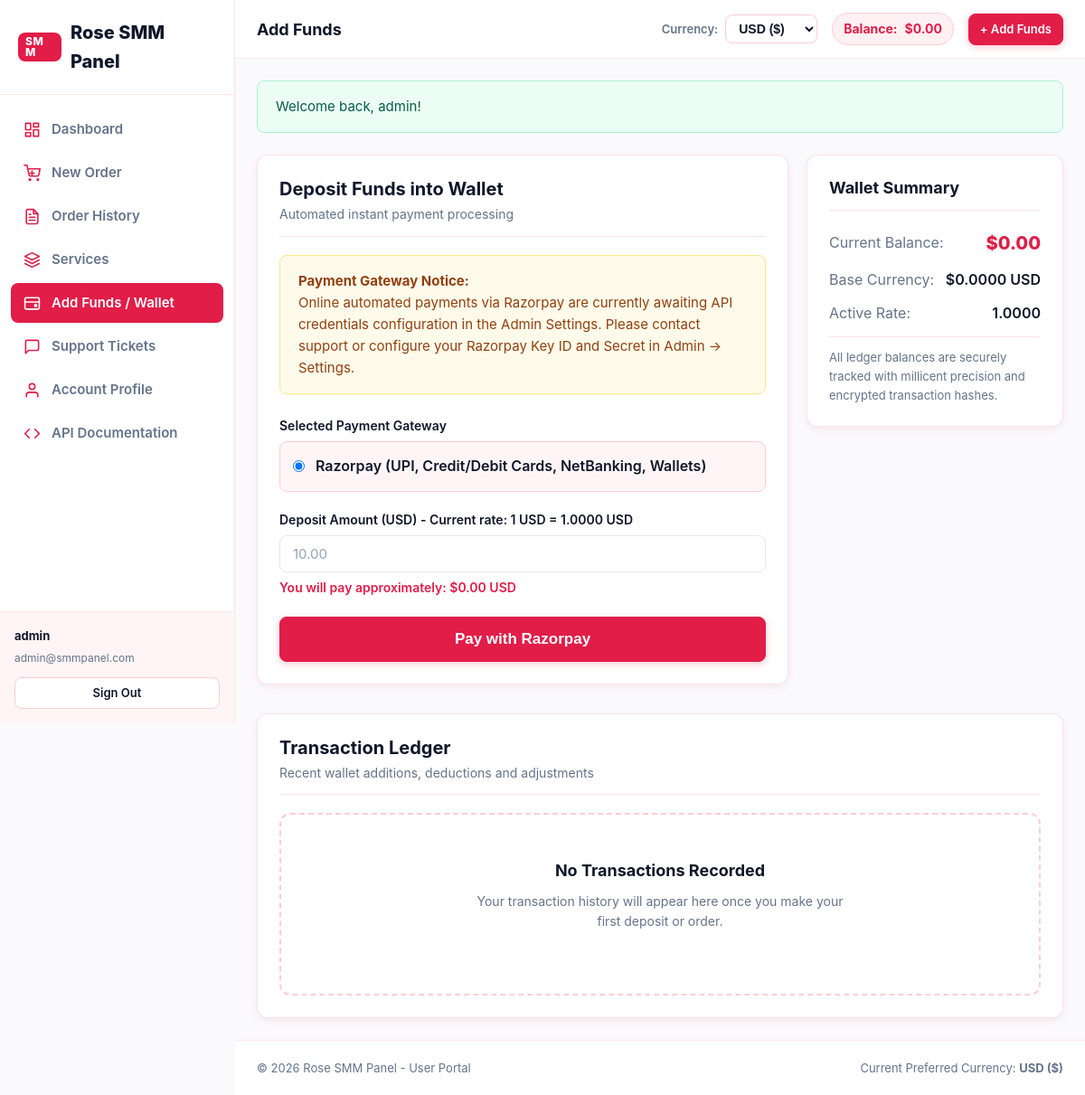
Screenshot of /add-funds (signed in) with the database file from the repository.
### tables this page shows
CREATE TABLE `users` (
  `id` INT AUTO_INCREMENT PRIMARY KEY,
  `username` VARCHAR(64) NOT NULL UNIQUE,
  `email` VARCHAR(191) NOT NULL UNIQUE,
  `password` VARCHAR(255) NOT NULL,
  `role` ENUM('user', 'admin') NOT NULL DEFAULT 'user',
  `balance` DECIMAL(15, 4) NOT NULL DEFAULT 0.0000,
  `currency_code` VARCHAR(10) NOT NULL DEFAULT 'USD',
  `api_key` VARCHAR(64) UNIQUE NULL,
  `status` ENUM('active', 'suspended', 'pending') NOT NULL DEFAULT 'active',
  `reset_token` VARCHAR(64) NULL,
  `reset_expires` DATETIME NULL,
  `created_at` TIMESTAMP NOT NULL DEFAULT CURRENT_TIMESTAMP,
  `updated_at` TIMESTAMP NOT NULL DEFAULT CURRENT_TIMESTAMP ON UPDATE CURRENT_TIMESTAMP,
  INDEX `idx_users_role` (`role`),
  INDEX `idx_users_status` (`status`)
);

CREATE TABLE `currencies` (
  `id` INT AUTO_INCREMENT PRIMARY KEY,
  `code` VARCHAR(10) NOT NULL UNIQUE,
  `name` VARCHAR(64) NOT NULL,
  `symbol` VARCHAR(10) NOT NULL,
  `rate` DECIMAL(15, 6) NOT NULL DEFAULT 1.000000,
  `is_default` TINYINT(1) NOT NULL DEFAULT 0,
  `status` ENUM('active', 'inactive') NOT NULL DEFAULT 'active',
  `updated_at` TIMESTAMP NOT NULL DEFAULT CURRENT_TIMESTAMP ON UPDATE CURRENT_TIMESTAMP
);

### themes/classic/views/user/add_funds.php (the view, shortened to what the rows shown need)
<?php
$pageTitle = 'Add Funds';
$currentPage = 'add_funds';
require_once __DIR__ . '/../../../../includes/razorpay.php';
require __DIR__ . '/header.php';
$userId = (int)$user['id'];
$razorpay = new RazorpayGateway();
$isGatewayReady = $razorpay->isConfigured();
$transactions = DB::fetchAll(
    "SELECT * FROM transactions WHERE user_id = ? ORDER BY id DESC LIMIT 10",
    [$userId]
);
?>
<div class="grid grid-cols-3" style="align-items: start;">
  <div class="card" style="grid-column: span 2;" id="deposit_funds_card">
    <div class="card-header">
      <div>
        <h3 class="card-title">Deposit Funds into Wallet</h3>
        <p class="card-subtitle">Automated instant payment processing</p>
      </div>
    </div>
    <?php if (!$isGatewayReady): ?>
      <div class="alert alert-warning" id="gateway_notice">
        <div>
          <strong>Payment Gateway Notice:</strong><br>
          Online automated payments via Razorpay are currently awaiting API credentials configuration in the Admin Settings.
          Please contact support or configure your Razorpay Key ID and Secret in Admin &rarr; Settings.
        </div>
      </div>
    <?php endif; ?>
    <form id="payment_initiate_form">
      <div class="form-group">
        <label class="form-label">Selected Payment Gateway</label>
        <div style="background: var(--bg-subtle); border: 1px solid var(--rose-200); border-radius: var(--radius-sm); padding: 0.875rem; display: flex; align-items: center; gap: 0.75rem;">
          <input type="radio" checked id="gw_razorpay" name="gateway" value="razorpay">
          <label for="gw_razorpay" style="font-weight: 600; cursor: pointer; margin-bottom: 0;">
            Razorpay (UPI, Credit/Debit Cards, NetBanking, Wallets)
          </label>
        </div>
      </div>
      <div class="form-group">
        <label for="deposit_amount" class="form-label">
          Deposit Amount (USD) - Current rate: 1 USD = <?= number_format($userCurrency['rate'], 4) ?> <?= e($userCurrency['code']) ?>
        </label>
        <div style="position: relative;">
          <input type="number" id="deposit_amount" name="amount" class="form-control" step="0.50" min="1" max="10000" required placeholder="10.00">
        </div>
        <div id="converted_amount_preview" style="font-size: 0.875rem; font-weight: 600; color: var(--primary-rose); margin-top: 0.375rem;">
          You will pay approximately: <?= e($userCurrency['symbol']) ?><span id="calc_target_val">0.00</span> <?= e($userCurrency['code']) ?>
        </div>
      </div>
      <button type="submit" class="btn btn-primary btn-block btn-lg" id="pay_now_btn" <?= !$isGatewayReady ? 'disabled' : '' ?>>
        Pay with Razorpay
      </button>
    </form>
  </div>
  <div class="card" id="wallet_summary_card">
    <div class="card-header">
      <h4 class="card-title" style="font-size: 1.125rem;">Wallet Summary</h4>
    </div>
    <div class="card-body">
      <div class="item-card-row" style="margin-bottom: 0.75rem;">
        <span style="color: var(--text-muted);">Current Balance:</span>
        <span style="font-size: 1.25rem; font-weight: 800; color: var(--primary-rose);">
          <?= Currency::format((float)$user['balance'], $userCurrency) ?>
        </span>
      </div>
      <div class="item-card-row" style="margin-bottom: 0.75rem;">
        <span style="color: var(--text-muted);">Base Currency:</span>
        <span style="font-weight: 600;">$<?= number_format($user['balance'], 4) ?> USD</span>
      </div>
      <div class="item-card-row" style="margin-bottom: 0.75rem;">
        <span style="color: var(--text-muted);">Active Rate:</span>
        <span style="font-weight: 600;"><?= number_format($userCurrency['rate'], 4) ?></span>
      </div>
      <div style="font-size: 0.8125rem; color: var(--text-muted); border-top: 1px solid var(--rose-100); padding-top: 0.75rem;">
        All ledger balances are securely tracked with millicent precision and encrypted transaction hashes.
      </div>
    </div>
  </div>
</div>
<div class="card" style="margin-top: 2rem;" id="transactions_card">
  <div class="card-header">
    <div>
      <h3 class="card-title">Transaction Ledger</h3>
      <p class="card-subtitle">Recent wallet additions, deductions and adjustments</p>
    </div>
  </div>
  <?php if (empty($transactions)): ?>
    <div class="empty-state" id="empty_trans_state">
      <div class="empty-title">No Transactions Recorded</div>
      <p class="empty-desc">Your transaction history will appear here once you make your first deposit or order.</p>
    </div>
  <?php endif; ?>
</div>
<?php require __DIR__ . '/footer.php'; ?>

### themes/classic/views/user/header.php (shortened to what the rows shown need)
<?php
require_once __DIR__ . '/../../../../includes/auth.php';
require_once __DIR__ . '/../../../../includes/currency.php';
$user = Auth::user();
$userCurrency = Currency::getUserCurrency($user);
$activeCurrencies = Currency::getAllActive();
$currentPage = $currentPage ?? 'dashboard';
?>
<!DOCTYPE html>
<html lang="en">
<head>
  <link rel="stylesheet" href="/themes/classic/assets/css/style.css">
</head>
<body>
<div class="panel-wrapper">
  <?php require __DIR__ . '/sidebar.php'; ?>
  <div class="panel-main">
    <header class="panel-topbar" id="user_topbar">
      <div style="display: flex; align-items: center; gap: 0.75rem;">
        <h2 style="font-size: 1.125rem; font-weight: 700; margin: 0;"><?= e($pageTitle ?? 'Dashboard') ?></h2>
      </div>
      <div style="display: flex; align-items: center; gap: 1rem; flex-wrap: wrap;">
        <form method="POST" action="/user/currency" class="currency-selector-form" id="user_currency_form">
          <label for="user_currency_select" style="font-size: 0.8125rem; font-weight: 600; color: var(--text-muted);">Currency:</label>
          <select name="currency" id="user_currency_select" class="currency-select" onchange="this.form.submit()">
            <?php foreach ($activeCurrencies as $c): ?>
              <option value="<?= e($c['code']) ?>" <?= $user['currency_code'] === $c['code'] ? 'selected' : '' ?>>
                <?= e($c['code']) ?> (<?= e($c['symbol']) ?>)
              </option>
            <?php endforeach; ?>
          </select>
        </form>
        <div class="user-balance-pill" id="user_wallet_pill">
          <span>Balance:</span>
          <span><?= Currency::format((float)$user['balance'], $userCurrency) ?></span>
        </div>
        <a href="/add-funds" class="btn btn-primary btn-sm" id="topbar_add_funds_btn">+ Add Funds</a>
      </div>
    </header>
    <div class="panel-content">
      <?php if ($flash = flash_get()): ?>
        <div class="alert alert-<?= e($flash['type']) ?>" id="user_flash_alert">
          <span><?= e($flash['message']) ?></span>
        </div>
      <?php endif; ?>

### themes/classic/views/user/sidebar.php
<?php
$currentPage = $currentPage ?? 'dashboard';
$siteName = e(get_setting('site_name', 'Rose SMM Panel'));
?>
<aside class="panel-sidebar" id="user_sidebar">
  <div class="sidebar-header">
    <a href="/dashboard" class="brand-logo" id="user_sidebar_logo">
      <span class="brand-badge">SMM</span>
      <span><?= $siteName ?></span>
    </a>
  </div>
  <nav class="sidebar-nav" id="user_sidebar_nav">
    <a href="/dashboard" class="nav-link <?= $currentPage === 'dashboard' ? 'active' : '' ?>" id="link_dashboard">
      <?= SMMIcons::getNavIcon('dashboard') ?>
      <span>Dashboard</span>
    </a>
    <a href="/new-order" class="nav-link <?= $currentPage === 'new_order' ? 'active' : '' ?>" id="link_new_order">
      <?= SMMIcons::getNavIcon('new_order') ?>
      <span>New Order</span>
    </a>
    <a href="/orders" class="nav-link <?= $currentPage === 'orders' ? 'active' : '' ?>" id="link_orders">
      <?= SMMIcons::getNavIcon('orders') ?>
      <span>Order History</span>
    </a>
    <a href="/user/services" class="nav-link <?= $currentPage === 'services' ? 'active' : '' ?>" id="link_services">
      <?= SMMIcons::getNavIcon('services') ?>
      <span>Services</span>
    </a>
    <a href="/add-funds" class="nav-link <?= $currentPage === 'add_funds' ? 'active' : '' ?>" id="link_add_funds">
      <?= SMMIcons::getNavIcon('add_funds') ?>
      <span>Add Funds / Wallet</span>
    </a>
    <a href="/tickets" class="nav-link <?= $currentPage === 'tickets' ? 'active' : '' ?>" id="link_tickets">
      <?= SMMIcons::getNavIcon('tickets') ?>
      <span>Support Tickets</span>
    </a>
    <a href="/profile" class="nav-link <?= $currentPage === 'profile' ? 'active' : '' ?>" id="link_profile">
      <?= SMMIcons::getNavIcon('profile') ?>
      <span>Account Profile</span>
    </a>
    <a href="/api-docs" class="nav-link <?= $currentPage === 'api_docs' ? 'active' : '' ?>" id="link_api_docs">
      <?= SMMIcons::getNavIcon('api_docs') ?>
      <span>API Documentation</span>
    </a>
  </nav>
  <div class="sidebar-footer">
    <div style="font-size: 0.8125rem; font-weight: 700; color: var(--text-main); margin-bottom: 0.25rem;">
      <?= e($user['username']) ?>
    </div>
    <div style="font-size: 0.75rem; color: var(--text-muted); margin-bottom: 0.75rem;">
      <?= e($user['email']) ?>
    </div>
    <a href="/logout" class="btn btn-secondary btn-sm btn-block" id="user_logout_btn">
      Sign Out
    </a>
  </div>
</aside>

### themes/classic/views/user/footer.php (shortened to what the rows shown need)
<?php
$siteName = e(get_setting('site_name', 'Rose SMM Panel'));
?>
    </div>
    <footer class="panel-footer" id="user_panel_footer">
      <span>&copy; <?= date('Y') ?> <?= $siteName ?> - User Portal</span>
      <span>Current Preferred Currency: <strong><?= e($userCurrency['code']) ?> (<?= e($userCurrency['symbol']) ?>)</strong></span>
    </footer>
  </div>
</div>
</body>
</html>

### rows the page displays
users: username "admin", email "admin@smmpanel.com", currency "USD ($)", balance.rate "$0.00", balance "0.0000"
currencies: rate "1.0000", code "USD", symbol "$"

### other values shown
$siteName "Rose SMM Panel"
$pageTitle "Add Funds"
$flash['message'] "Welcome back, admin!"
